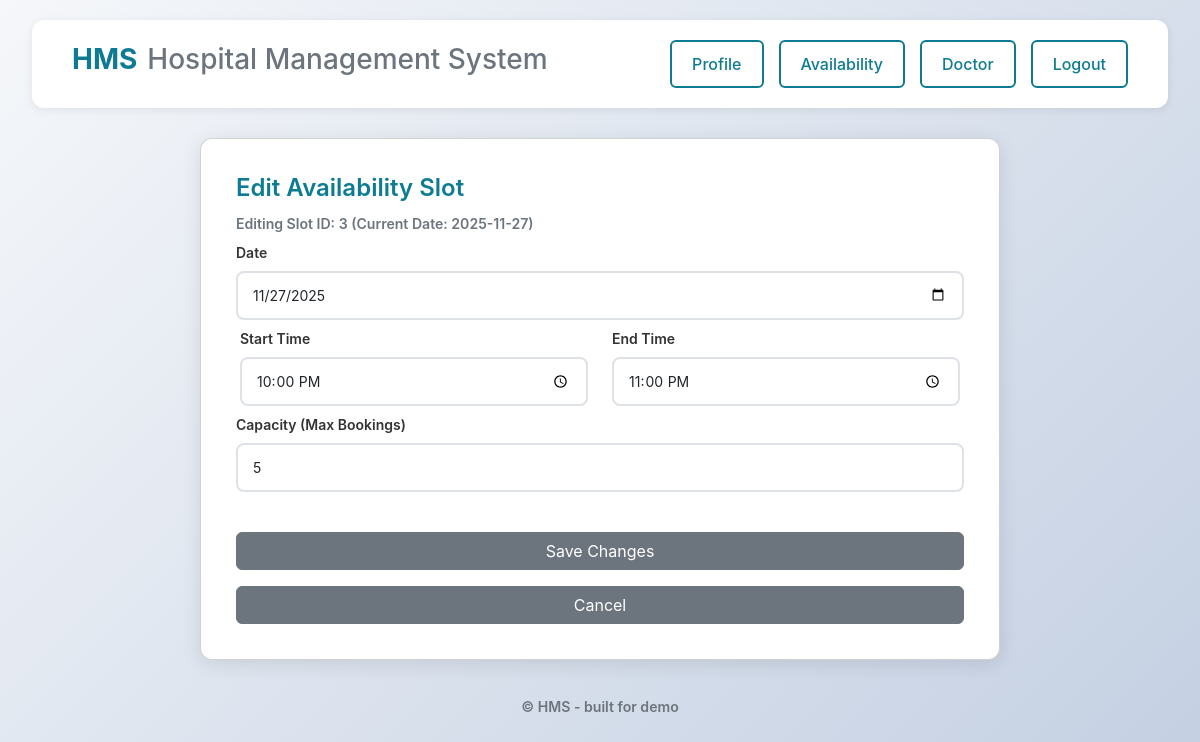
/doctor/availability/edit/3 (signed in), run on the app's committed database.
### app/models.py (models this page shows, shortened)
class DoctorAvailability(db.Model):
    id = db.Column(db.Integer, primary_key=True)
    doctor_id = db.Column(db.Integer, db.ForeignKey('doctor.id'), nullable=False, index=True)
    date = db.Column(db.Date, nullable=False, index=True)
    start_time = db.Column(db.Time, nullable=False)
    end_time = db.Column(db.Time, nullable=False)
    slot_capacity = db.Column(db.Integer, default=1)   # how many patients allowed in this slot
    status = db.Column(db.String(20), default='open')  # open | blocked
    created_at = db.Column(db.DateTime, default=datetime.utcnow)
    doctor = db.relationship('Doctor', back_populates='availabilities')
    appointments = db.relationship('Appointment', back_populates='availability', cascade='all, delete-orphan')

### app/routes.py (the view, shortened to what this page needs)
@app.route('/doctor/availability/edit/<int:id>', methods=['GET', 'POST'])
@login_required
def doctor_edit_availability(id):
    if current_user.role != 'doctor':
        flash("Access denied", "warning")
        return redirect(url_for('index'))
    doctor = get_current_doctor()
    if not doctor:
        flash("Doctor profile not set up.", "warning")
        return redirect(url_for('index'))
    slot = db.session.get(DoctorAvailability, id)
    if not slot or slot.doctor_id != doctor.id:
        flash("Slot not found or access denied.", "danger")
        return redirect(url_for('doctor_availability'))
    return render_template("doctor_edit_availability.html", slot=slot)

### app/models.py (called while the page is built)
@login.user_loader
def load_user(user_id):
    return db.session.get(User, int(user_id))

### app/routes.py (called while the page is built)
def get_current_doctor():
    return db.session.scalar(sa.select(Doctor).where(Doctor.user_id == current_user.id))

### app/templates/doctor_edit_availability.html (shortened to what this page needs)
{% extends "base.html" %}
{% block content %}
<div class="card" style="max-width: 800px; margin: 20px auto;">
    <h2 class="card-title">Edit Availability Slot</h2>
    <p class="small-muted mb-2">Editing Slot ID: {{ slot.id }} (Current Date: {{ slot.date.strftime('%Y-%m-%d') }})</p>
    <form method="POST">
        <div class="mb-3">
            <label for="date" class="form-label">Date</label>
            <input type="date" id="date" name="date" class="form-control"
                   value="{{ slot.date.strftime('%Y-%m-%d') }}" required>
        </div>
        <div class="row">
            <div class="col-md-6 mb-3">
                <label for="start_time" class="form-label">Start Time</label>
                <input type="time" id="start_time" name="start_time" class="form-control"
                       value="{{ slot.start_time.strftime('%H:%M') }}" required>
            </div>
            <div class="col-md-6 mb-3">
                <label for="end_time" class="form-label">End Time</label>
                <input type="time" id="end_time" name="end_time" class="form-control"
                       value="{{ slot.end_time.strftime('%H:%M') }}" required>
            </div>
        </div>
        <div class="mb-3">
            <label for="slot_capacity" class="form-label">Capacity (Max Bookings)</label>
            <input type="number" id="slot_capacity" name="slot_capacity" class="form-control" min="1"
                   value="{{ slot.slot_capacity or 1 }}" required>
        </div>
        <div class="d-grid mt-4">
            <button type="submit" class="btn btn-secondary mt-3">Save Changes</button>
        </div>
    </form>
    <a href="{{ url_for('doctor_availability') }}" class="btn btn-secondary mt-3">Cancel</a>
</div>
{% endblock %}

### app/static/css/style_common.css (style rules this page uses)
:root { --accent:#0b7285; --accent-2:#146c86; --muted:#6b7280; --card-bg: #ffffff; --page-bg: #f8fbfc; --radius: 10px; --gap: 1rem; --max-width:1200px; }
* { margin: 0; padding: 0; box-sizing: border-box; }
body { font-family: -apple-system, BlinkMacSystemFont, 'Segoe UI', Roboto, 'Helvetica Neue', Arial, sans-serif; background: linear-gradient(135deg, #f5f7fa 0%, #c3cfe2 100%); min-height: 100vh; padding: 20px; }
.card { background:var(--card-bg); border-radius:var(--radius); box-shadow: 0 6px 18px rgba(15,23,36,0.06); padding:1rem; }
.form-control { width: 100%; padding: 12px 15px; border: 2px solid #dee2e6; border-radius: 8px; font-size: 14px; transition: all 0.3s ease; background: white; }
.form-label { display: block; margin-bottom: 8px; font-weight: 600; color: #333; font-size: 14px; }
.mb-3 { margin-bottom: 15px; }
.card { background: white; border-radius: 12px; box-shadow: 0 4px 20px rgba(0,0,0,0.1); padding: 35px; margin-bottom: 30px; }
.card-title { font-size: 24px; color: #0c7b93; margin-bottom: 10px; font-weight: 600; }
.small-muted { font-size: 0.88rem; color: #6c757d; margin-bottom: 10px; font-weight: 600; }
.row { display:flex;flex-wrap:wrap;margin:-0.5rem }
.mb-2 { margin-bottom:1rem }

### data on the page
DoctorAvailability: id "3", date "2025-11-27", date "11/27/2025", start_time "22:00", end_time "23:00", slot_capacity "5"
